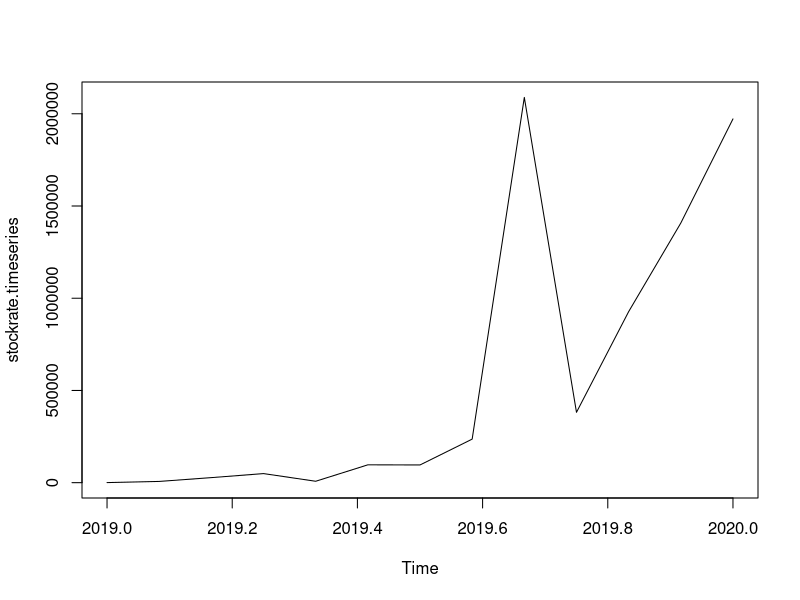
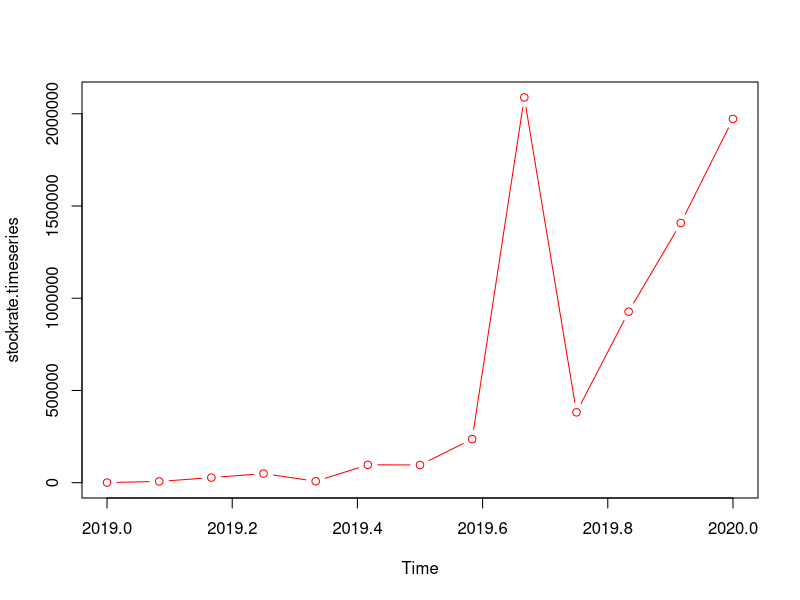
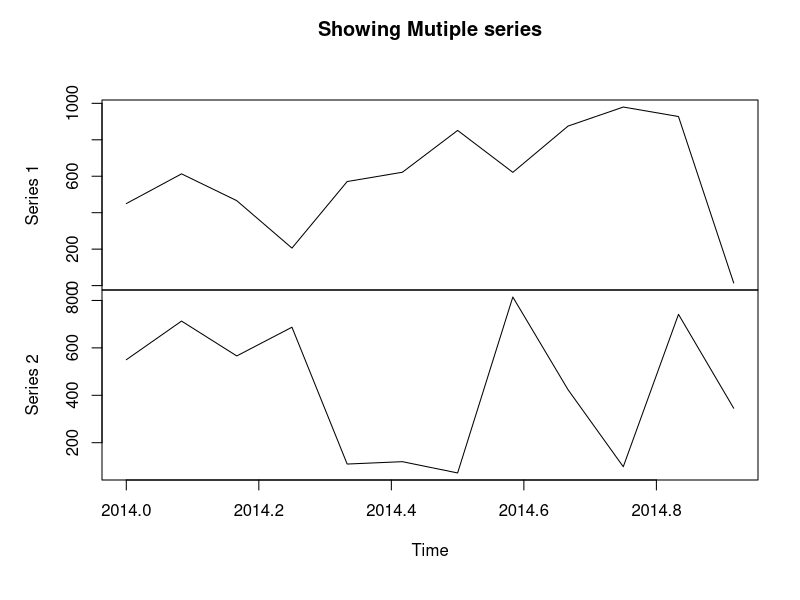
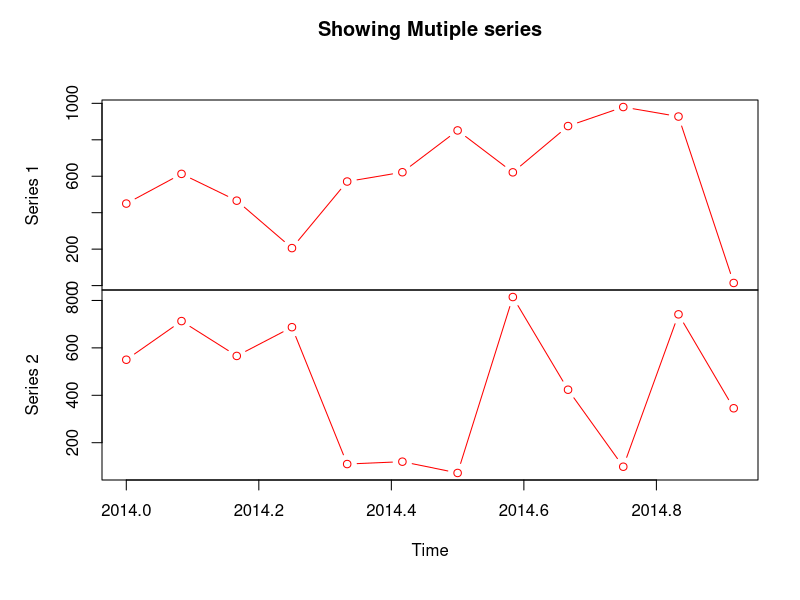
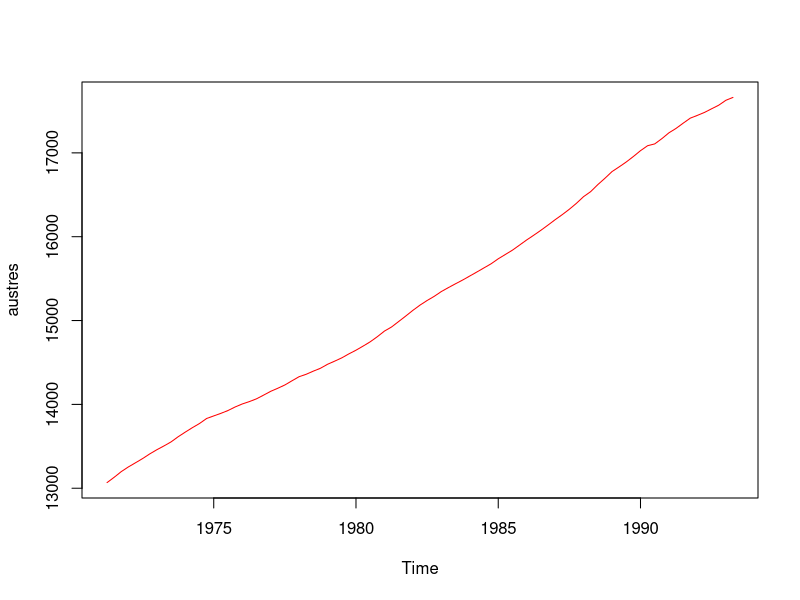
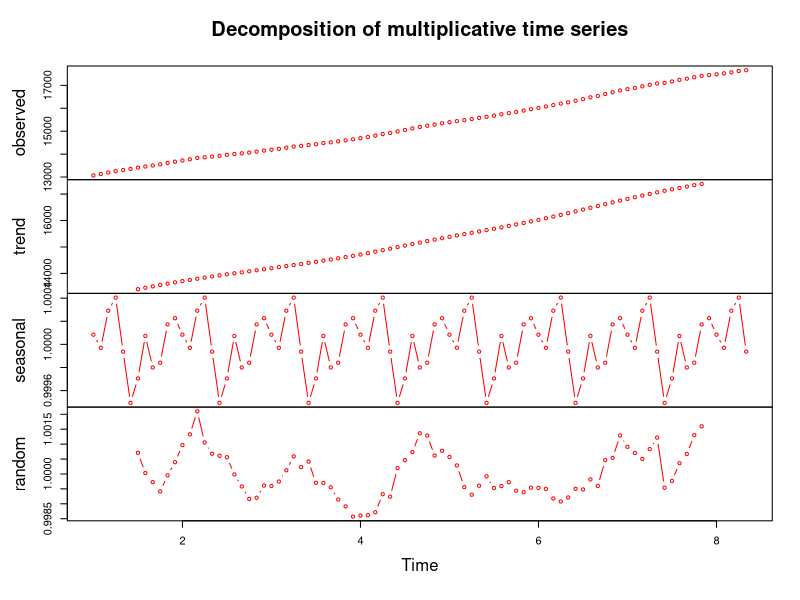

Generate these figures, in order, with R:
#cas n1
stockrate <- c(480, 6813, 27466, 49287,
               7710, 96820, 96114, 236214,
               2088743, 381497, 927251,
               1407615
               , 1972113)
stockrate.timeseries <- ts(stockrate,start = c(2019,1),frequency = 12)
plot(stockrate.timeseries)
plot(stockrate.timeseries,col="red",type="b")
#cas n2
stockrate <- c(450, 613, 466, 205.7,
               571.0, 622.0, 851.4, 621.4,
               875.3, 979.7, 927.5,
               14.45)
stockrate2 <- c(550, 713, 566, 687.2,
                110, 120, 72.4, 814.4,
                423.5, 98.7, 741.4,
                345.3)
combined.stockrate <-  matrix(c(stockrate,stockrate2),nrow = 12)
stockrate.timeseries <- ts(combined.stockrate,start = c(2014,1),frequency = 12)
plot(stockrate.timeseries, main = "Showing Mutiple series")
plot(stockrate.timeseries, main = "Showing Mutiple series",col="red",type="b")
print(stockrate.timeseries)
#cas n3
data("austres")
summary(austres)
plot(austres,col="red")
tsdata <- ts(austres, frequency = 12)
dcdata <- decompose(tsdata, "multiplicative")
plot(dcdata,col="red",type="b")